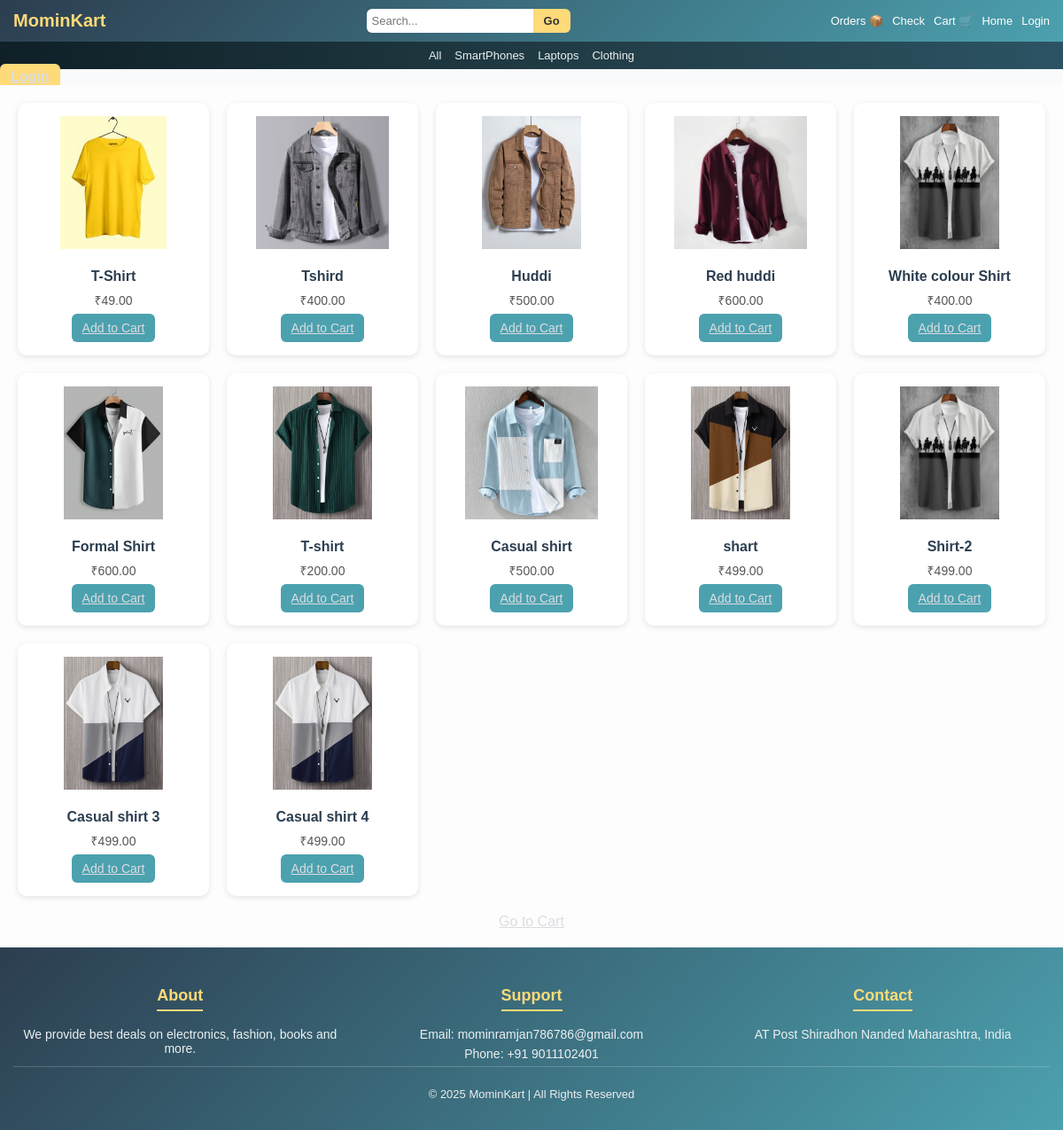
Screenshot of /clothing/ with the database file from the repository.
### MominKart/models.py (models this page shows)
class Clothing(models.Model):
       name = models.CharField(max_length=200)
       slug = models.SlugField(unique=True)
       description = models.TextField(blank=True)
       price = models.DecimalField(max_digits=10, decimal_places=2)
       image = models.ImageField(upload_to="Clothings/", blank=True, null=True)
       created_at = models.DateTimeField(auto_now_add=True)

### MominKart/views.py (the view)
# urls.py: path('clothing/', views.clothing_view, name='clothing'),
def clothing_view(request):
    clothings = Clothing.objects.all()
    return render(request,"clothing.html", {"Clothings": clothings})

### templates/clothing.html
{% extends 'base.html' %}
{% block content %}
<section class="main-content">
    <div class="products">
    {% for clothing in Clothings %}
    <div class="product-card">
        <img src="{{ clothing.image.url }}" alt="{{ clothing.name }}">
        <h4> {{ clothing.name }}</h4>
        <p>₹{{ clothing.price }}</p>
        <button><a href="{% url 'add_to_cart' clothing.id %}" class="btn">Add to Cart</a></button>
    </div>
    {% endfor %}
    </div>
    <div style="text-align: center; margin-top: 20px;">
        <a href="{% url 'view_cart' %}" class="btn">Go to Cart</a>
    </div>
</section>
{% endblock %}

### templates/base.html
{% include 'header.html' %}
{% block content %}
{% endblock %}
{% include 'footer.html' %}

### templates/header.html (shortened to what this page needs)
<!DOCTYPE html>
<html lang="en">
<head>
  <link rel="stylesheet" href="/static/css/main.css">
  <link rel="stylesheet" href="/static/css/cart.css">
  <link rel="stylesheet" href="/static/css/order.css">
  <link rel="stylesheet" href="/static/css/checkout.css">
  <link rel="stylesheet" href="/static/css/login.css">
  <link rel="stylesheet" href="/static/css/register.css">
  <link rel="stylesheet" href="/static/css/laptop.css">
  </head>
<body>
  <header>
    <div class="navbar">
      <div class="logo">MominKart</div>
      <form method="GET" action="{% url 'homepage' %}">
     <div class="search-box">
    <input type="text" name="q" placeholder="Search..." value="{{ request.GET.q }}"><button type="submit">Go</button>
</div></form>
      <div class="menu">
    <a href="{% url 'my_orders' %}">Orders 📦</a>
    <a href="{% url 'checkout' %}">Check</a>
    <a href="{% url 'view_cart' %}">Cart 🛒</a>
    <a href="{% url 'homepage' %}">Home</a>
    <a href="{% url 'login' %}">Login</a>
</div>
    </div>
    <div class="sub-navbar">
      <a href="/">All</a>
      <a href="{% url 'Mobile' %}">SmartPhones</a>
      <a href="{% url 'laptop' %}">Laptops</a>
      <a href="{% url 'clothing' %}">Clothing</a>
    </div>
{% if user.is_authenticated %}
        <div class="profile-dropdown">
          <span>Hi, {{ user.username }}</span>
          <div class="dropdown-content">
            <a href="{% url 'logout' %}">Logout</a>
          </div>
        </div>
      {% else %}
      <span class="login"> <a href="{% url 'login' %}">Login</a><span>
      {% endif %}
  </header>

### templates/footer.html
<footer>
    <div class="footer-container">
      <div class="footer-column">
        <h4>About</h4>
        <p>We provide best deals on electronics, fashion, books and more.</p>
      </div>
      <div class="footer-column">
        <h4>Support</h4>
        <p>Email: mominramjan786786@gmail.com</p>
        <p>Phone: +91 9011102401</p>
      </div>
      <div class="footer-column">
        <h4>Contact</h4>
        <p>AT Post Shiradhon Nanded Maharashtra, India</p>
      </div>
    </div>
    <div class="footer-bottom">
      <p>© 2025 MominKart | All Rights Reserved</p>
    </div>
  </footer>
</body>
</html>

### static/css/main.css (style rules this page uses)
.login { padding: 6px 12px; background: #ffda79; border-radius: 6px; font-weight: bold; color: black; }
body { margin: 0; font-family: "Poppins", sans-serif; background-color: #f9fafc; display: flex; flex-direction: column; min-height: 100vh; }
.navbar { display: flex; justify-content: space-between; align-items: center; padding: 10px 15px; background: linear-gradient(135deg, #2c3e50, #4ca1af); color: white; flex-wrap: nowrap; overflow-x: auto; }
.navbar .logo { font-size: 20px; font-weight: bold; color: #ffda79; white-space: nowrap; }
.search-box { display: flex; flex: 1; max-width: 400px; margin: 0 10px; }
.search-box input { width: 100%; padding: 6px; border: none; border-radius: 6px 0 0 6px; font-size: 13px; outline: none; }
.search-box button { padding: 6px 12px; border: none; background: #ffda79; color: #333; border-radius: 0 6px 6px 0; cursor: pointer; font-size: 13px; font-weight: bold; }
.navbar .menu { display: flex; gap: 10px; white-space: nowrap; }
.navbar .menu a { text-decoration: none; color: white; font-size: 13px; }
.sub-navbar { display: flex; justify-content: center; gap: 15px; padding: 8px; background: linear-gradient(90deg, #0f2027, #203a43, #2c5364); overflow-x: auto; }
.sub-navbar a { color: #ecf0f1; text-decoration: none; font-size: 13px; white-space: nowrap; }
.main-content { flex: 1; padding: 20px; background: #fdfdfd; }
.products { display: grid; grid-template-columns: repeat(auto-fit, minmax(200px, 1fr)); gap: 20px; }
.product-card { background: #fff; border-radius: 10px; box-shadow: 0 2px 6px rgba(0,0,0,0.1); padding: 15px; text-align: center; transition: 0.3s; }
.product-card img { width: 100%; max-height: 150px; object-fit: contain; margin-bottom: 10px; }
.product-card h4 { margin: 8px 0; font-size: 16px; color: #2c3e50; }
.product-card p { font-size: 14px; color: #555; margin: 6px 0; }
.product-card button { background: #4ca1af; color: rgba(14, 236, 28, 0.796); border: none; padding: 8px 12px; border-radius: 6px; cursor: pointer; font-size: 14px; transition: 0.3s; }
footer { background: linear-gradient(135deg, #2c3e50, #4ca1af); color: #dcdde1; padding: 20px 15px; margin-top: auto; text-align: center; }
.footer-container { display: flex; flex-wrap: wrap; justify-content: center; gap: 20px; }
.footer-column { flex: 1; min-width: 200px; }
.footer-column h4 { margin-bottom: 12px; color: #ffda79; font-size: 18px; border-bottom: 2px solid #ffda79; display: inline-block; padding-bottom: 5px; }
.footer-column p { margin: 6px 0; font-size: 14px; color: #ecf0f1; }
.footer-bottom { border-top: 1px solid rgba(255,255,255,0.2); padding-top: 10px; font-size: 13px; color: #eee; }
a { color: #dcdde1; }

### static/css/laptop.css (style rules this page uses)
.main-content { flex: 1; padding: 20px; background: #fdfdfd; }
.products { display: grid; grid-template-columns: repeat(auto-fit, minmax(200px, 1fr)); gap: 20px; }
.product-card { background: #fff; border-radius: 10px; box-shadow: 0 2px 6px rgba(0,0,0,0.1); padding: 15px; text-align: center; transition: 0.3s; }
.product-card img { width: 100%; max-height: 150px; object-fit: contain; margin-bottom: 10px; }
.product-card h4 { margin: 8px 0; font-size: 16px; color: #2c3e50; }
.product-card p { font-size: 14px; color: #555; margin: 6px 0; }
.product-card button { background: #4ca1af; color: rgba(14, 236, 28, 0.796); border: none; padding: 8px 12px; border-radius: 6px; cursor: pointer; font-size: 14px; transition: 0.3s; }

### rows the page displays
Clothing: image (picture), name "T-Shirt", price "49.00"
Clothing: image (picture), name "Tshird", price "400.00"
Clothing: image (picture), name "Huddi", price "500.00"
Clothing: image (picture), name "Red huddi", price "600.00"
Clothing: image (picture), name "White colour Shirt", price "400.00"
Clothing: image (picture), name "Formal Shirt", price "600.00"
Clothing: image (picture), name "T-shirt", price "200.00"
Clothing: image (picture), name "Casual shirt", price "500.00"
Clothing: image (picture), name "shart", price "499.00"
Clothing: image (picture), name "Shirt-2", price "499.00"
Clothing: image (picture), name "Casual shirt 3", price "499.00"
Clothing: image (picture), name "Casual shirt 4", price "499.00"
